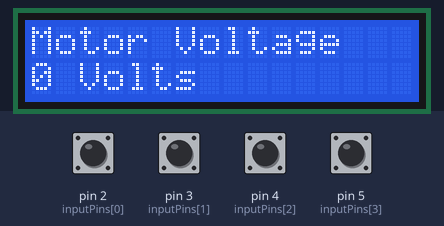
Simulated run of this sketch. Board: Arduino Uno, built with avr-gcc and run on an emulated ATmega328P. Parts: 16×2 character LCD. The inputs (shaded band) are chosen by the test bench; at power-on: pin 2 (inputPins[0]), pin 3 (inputPins[1]), pin 4 (inputPins[2]), pin 5 (inputPins[3]) HIGH.

Above: at 1.2 s.
1.3 s: pin 2 (inputPins[0]) pulled LOW for 0.15 s
At 2.4 s:
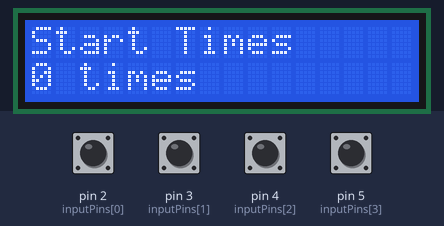
2.9 s: pin 2 (inputPins[0]) pulled LOW for 1 s
At 4.8 s:
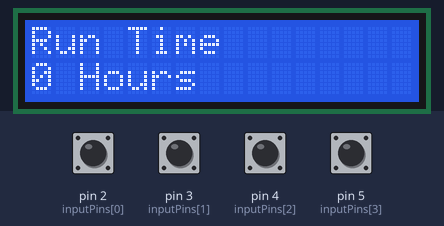
5.4 s: pin 2 (inputPins[0]) pulled LOW for 0.15 s
At 6.7 s:
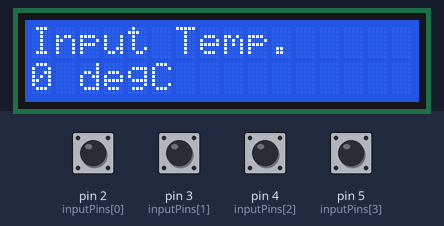
7.0 s: pin 2 (inputPins[0]) pulled LOW for 0.15 s
At 8.1 s:
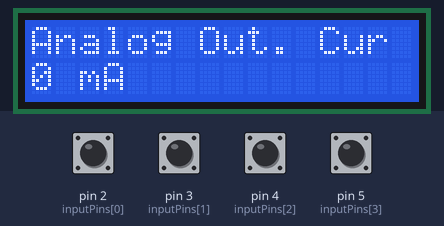
8.6 s: pin 2 (inputPins[0]) pulled LOW for 1 s
At 10.4 s:
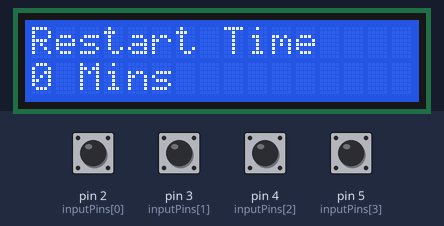
11.1 s: pin 2 (inputPins[0]) pulled LOW for 0.15 s
At 12.2 s:
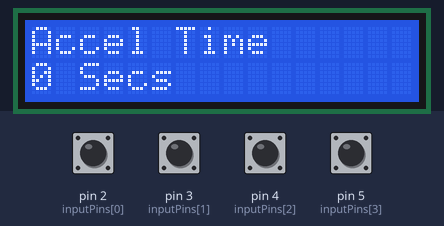
Timing chart, 0 to 13.7 s (numbered marks = the images above; inputs shaded):
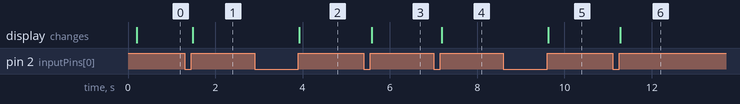

Measured:
- after the input at 1.3 s, the display: changes after 0.18 s (image 1)
- after the input at 2.9 s, the display: changes after 1.0 s (image 2)
- after the input at 5.4 s, the display: changes after 0.18 s (image 3)
- after the input at 7.0 s, the display: changes after 0.18 s (image 4)
- after the input at 8.6 s, the display: changes after 1.0 s (image 5)
- after the input at 11.1 s, the display: changes after 0.18 s (image 6)

The sketch:

old_menu_default.ino
```cpp
//Custom characters
#include "custom_char.h"

//Display
#include <Wire.h>
#include <hd44780.h>
#include <hd44780ioClass/hd44780_I2Cexp.h> // i2c expander i/o class header

hd44780_I2Cexp lcd; // declare lcd object: auto locate & auto config expander chip

//Input & Button Logic
const int numOfInputs = 4;
const int inputPins[numOfInputs] = {2,3,4,5};
int inputState[numOfInputs];
int lastInputState[numOfInputs] = {LOW,LOW,LOW,LOW};
bool inputFlags[numOfInputs] = {LOW,LOW,LOW,LOW};
long lastDebounceTime[numOfInputs] = {0,0,0,0};
long debounceDelay = 5;

//LCD Menu Logic
const int numOfScreens = 10;
int currentScreen = 0;
String screens[numOfScreens][2] = {{"Motor Voltage","Volts"}, {"Motor Current", "Amps"},
{"Motor Rated HP","HP"},{"Overload Temp.","degC"}, {"Accel Time", "Secs"}, {"Restart Time","Mins"},
{"Analog Out. Curr.","mA"},{"Input Temp.","degC"}, {"Run Time", "Hours"}, {"Start Times","times"}};
int parameters[numOfScreens];

void setup() {
  lcd.begin(16, 2);
  createChars(lcd);

  for(int i = 0; i < numOfInputs; i++) {
    pinMode(inputPins[i], INPUT);
    digitalWrite(inputPins[i], HIGH); // pull-up 20k
  }
  //Serial.begin(9600);

  lcd.clear();
  lcd.print("Menu");
  lcd.setCursor(15,0);
  lcd.print(char(1));
  lcd.setCursor(15,1);
  lcd.print(char(2));
}

void loop() {
  setInputFlags();
  resolveInputFlags();
}

void setInputFlags() {
  for(int i = 0; i < numOfInputs; i++) {
    int reading = digitalRead(inputPins[i]);
    if (reading != lastInputState[i]) {
      lastDebounceTime[i] = millis();
    }
    if ((millis() - lastDebounceTime[i]) > debounceDelay) {
      if (reading != inputState[i]) {
        inputState[i] = reading;
        if (inputState[i] == HIGH) {
          inputFlags[i] = HIGH;
        }
      }
    }
    lastInputState[i] = reading;
  }
}

void resolveInputFlags() {
  for(int i = 0; i < numOfInputs; i++) {
    if(inputFlags[i] == HIGH) {
      inputAction(i);
      inputFlags[i] = LOW;
      printScreen();
    }
  }
}

void inputAction(int input) {
  if(input == 0) {
    if (currentScreen == 0) {
      currentScreen = numOfScreens-1; //loop around
    }else{
      currentScreen--;
    }
  }else if(input == 1) {
    if (currentScreen == numOfScreens-1) {
      currentScreen = 0; //loop around
    }else{
      currentScreen++;
    }
  }else if(input == 2) {
    parameterChange(0);
  }else if(input == 3) {
    parameterChange(1);
  }
}

void parameterChange(int key) {
  if(key == 0) {
    parameters[currentScreen]++;
  }else if(key == 1) {
    parameters[currentScreen]--;
  }
}

void printScreen() {
  lcd.clear();
  lcd.print(screens[currentScreen][0]);
  lcd.setCursor(0,1);
  lcd.print(parameters[currentScreen]);
  lcd.print(" ");
  lcd.print(screens[currentScreen][1]);
  //arrows
  lcd.setCursor(15,0);
  lcd.print(char(1));
  lcd.setCursor(15,1);
  lcd.print(char(2));
}
```

custom_char.h
```cpp
#include <Wire.h>
#include <hd44780.h>
#include <hd44780ioClass/hd44780_I2Cexp.h> // i2c expander i/o class header

const PROGMEM uint8_t deg_sign[] = {
  0b00000,
  0b01001,
  0b01001,
  0b00110,
  0b00000,
  0b00000,
  0b00000,
  0b00000,
};

const PROGMEM uint8_t arrow_up[] = {
  0b00000,
  0b00100,
  0b01110,
  0b10101,
  0b00100,
  0b00100,
  0b00100,
  0b00000,
};

const PROGMEM uint8_t arrow_down[] = {
  0b00000,
  0b00100,
  0b00100,
  0b00100,
  0b10101,
  0b01110,
  0b00100,
  0b00000,
};

void createChars(hd44780_I2Cexp lcd){
  lcd.createChar (0x00, deg_sign);
  lcd.createChar (0x01, arrow_up);
  lcd.createChar (0x02, arrow_down);
}
```
